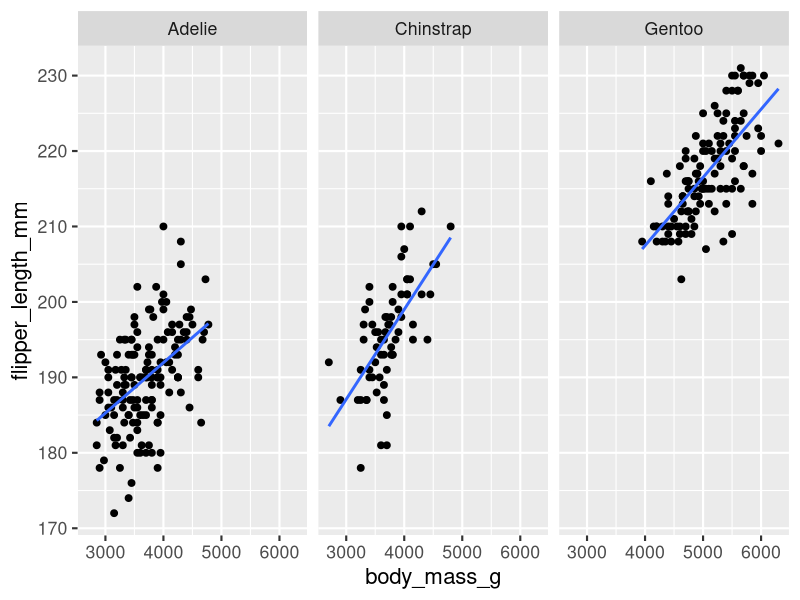
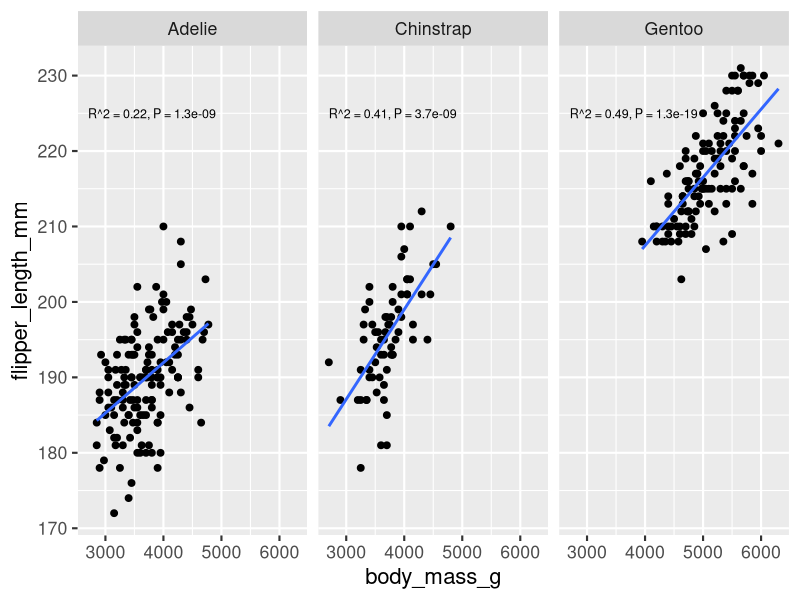

Write R code to recreate these figures, in order.
## ---- chunk 1
options(htmltools.dir.version = FALSE)
knitr::opts_chunk$set(comment = "")

library(tidyverse)
library(here)
library(palmerpenguins)
library(cowplot)
# ggplot2 settings so plots scale well for slide size 
theme_set(theme_gray(16)) # 16 for full width, 18 for half width 
update_geom_defaults("point", list(size = 2)) # 2 for full width, 2.5 for half width
## ---- chunk 2
penguins %>%
  ggplot(aes(body_mass_g, flipper_length_mm)) +
  geom_point() +
  geom_smooth(method = "lm", se = FALSE) +
  facet_wrap(vars(species))
## ---- chunk 3
penguins_adelie <- filter(penguins, species == "Adelie")

lm_out <- lm(flipper_length_mm ~ body_mass_g, data = penguins_adelie)
summary(lm_out)
## ---- chunk 4
penguins %>%
  nest(data = -species) # nest all data except species column
## ---- chunk 5
penguins %>%
  nest(data = -species) %>%
  mutate(
    # apply linear model to each nested data frame
    lm_out = map(data, ~lm(flipper_length_mm ~ body_mass_g, data = .x))
  )
## ---- chunk 6
lm_data <- penguins %>%
  nest(data = -species) %>%
  mutate(
    # apply linear model to each nested data frame
    fit = map(data, ~lm(flipper_length_mm ~ body_mass_g, data = .x))
  )

lm_data$fit[[1]]  # first model fit, for Adelie species
## ---- chunk 7
summary(lm_data$fit[[1]]) # summarize the first model, which is for Adelie
## ---- chunk 8
summary(lm_out)
## ---- chunk 9
summary(lm_data$fit[[1]]) # summarize the first model, which is for Adelie
## ---- chunk 10
summary(lm_data$fit[[2]]) # second model, Chinstrap
## ---- chunk 11
summary(lm_data$fit[[3]]) # third model, Gentoo
## ---- chunk 12
library(broom)

# `glance()` provides model-wide summary estimates
# in tidy format
glance(lm_out)
## ---- chunk 13
library(broom)

# `tidy()` provides information about regression coefficients
# in tidy format
tidy(lm_out)
## ---- chunk 14
lm_data %>%
  mutate(
    glance_out = map(fit, glance)
  )
## ---- chunk 15
lm_data %>%
  mutate(
    glance_out = map(fit, ~glance(.x)) # same as just `glance`
  )
## ---- chunk 16
lm_data %>%
  mutate(
    glance_out = map(fit, glance)
  )
## ---- chunk 17
lm_data %>%
  mutate(glance_out = map(fit, glance)) %>%
  select(species, glance_out) %>%
  unnest(cols = glance_out)
## ---- chunk 18
lm_summary <- penguins %>%
  nest(data = -species) %>%
  mutate(
    fit = map(data, ~lm(flipper_length_mm ~ body_mass_g, data = .x)),
    glance_out = map(fit, glance)
  ) %>%
  select(species, glance_out) %>%
  unnest(cols = glance_out)

lm_summary
## ---- chunk 19
library(glue)

label_data <- lm_summary %>%
  mutate(
    rsqr = signif(r.squared, 2),  # round to 2 significant digits
    pval = signif(p.value, 2),
    label = glue(
      "R^2 = {rsqr}, P = {pval}"
    ),
    body_mass_g = 2700,
    flipper_length_mm = 225
  ) %>%
  select(species, label, body_mass_g, flipper_length_mm)

label_data
## ---- chunk 20
ggplot(penguins, aes(body_mass_g, flipper_length_mm)) + geom_point() +
  geom_text(
    data = label_data, aes(label = label),
    size = 9/.pt, hjust = 0  # 9pt, left-justified
  ) +
  geom_smooth(method = "lm", se = FALSE) + facet_wrap(vars(species))
